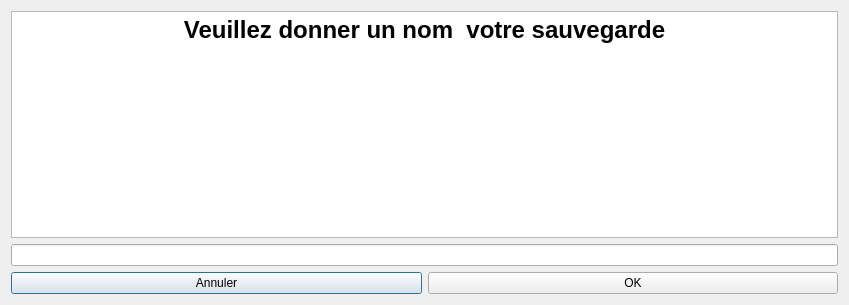
<?xml version="1.0" encoding="UTF-8"?>
<ui version="4.0">
 <class>Sauvegarder</class>
 <widget class="QDialog" name="Sauvegarder">
  <property name="geometry">
   <rect>
    <x>0</x>
    <y>0</y>
    <width>849</width>
    <height>305</height>
   </rect>
  </property>
  <property name="focusPolicy">
   <enum>Qt::StrongFocus</enum>
  </property>
  <property name="windowTitle">
   <string>Sauvegarder</string>
  </property>
  <property name="sizeGripEnabled">
   <bool>false</bool>
  </property>
  <property name="modal">
   <bool>true</bool>
  </property>
  <layout class="QVBoxLayout" name="verticalLayout">
   <item>
    <widget class="QTextBrowser" name="textBrowser">
     <property name="html">
      <string>&lt;!DOCTYPE HTML PUBLIC &quot;-//W3C//DTD HTML 4.0//EN&quot; &quot;http://www.w3.org/TR/REC-html40/strict.dtd&quot;&gt;
&lt;html&gt;&lt;head&gt;&lt;meta name=&quot;qrichtext&quot; content=&quot;1&quot; /&gt;&lt;style type=&quot;text/css&quot;&gt;
p, li { white-space: pre-wrap; }
&lt;/style&gt;&lt;/head&gt;&lt;body style=&quot; font-family:'Ubuntu'; font-size:11pt; font-weight:400; font-style:normal;&quot;&gt;
&lt;p align=&quot;center&quot; style=&quot; margin-top:0px; margin-bottom:0px; margin-left:0px; margin-right:0px; -qt-block-indent:0; text-indent:0px;&quot;&gt;&lt;span style=&quot; font-size:18pt; font-weight:600;&quot;&gt;Veuillez donner un nom  votre sauvegarde&lt;/span&gt;&lt;/p&gt;&lt;/body&gt;&lt;/html&gt;</string>
     </property>
    </widget>
   </item>
   <item>
    <widget class="QLineEdit" name="lineEdit"/>
   </item>
   <item>
    <layout class="QHBoxLayout" name="horizontalLayout">
     <item>
      <widget class="QPushButton" name="pushButtonAnnuler">
       <property name="text">
        <string>Annuler</string>
       </property>
      </widget>
     </item>
     <item>
      <widget class="QPushButton" name="pushButtonOK">
       <property name="text">
        <string>OK</string>
       </property>
      </widget>
     </item>
    </layout>
   </item>
  </layout>
 </widget>
 <resources/>
 <connections>
  <connection>
   <sender>pushButtonOK</sender>
   <signal>pressed()</signal>
   <receiver>Sauvegarder</receiver>
   <slot>close()</slot>
   <hints>
    <hint type="sourcelabel">
     <x>633</x>
     <y>281</y>
    </hint>
    <hint type="destinationlabel">
     <x>424</x>
     <y>152</y>
    </hint>
   </hints>
  </connection>
  <connection>
   <sender>pushButtonAnnuler</sender>
   <signal>pressed()</signal>
   <receiver>Sauvegarder</receiver>
   <slot>close()</slot>
   <hints>
    <hint type="sourcelabel">
     <x>215</x>
     <y>281</y>
    </hint>
    <hint type="destinationlabel">
     <x>424</x>
     <y>152</y>
    </hint>
   </hints>
  </connection>
 </connections>
</ui>
